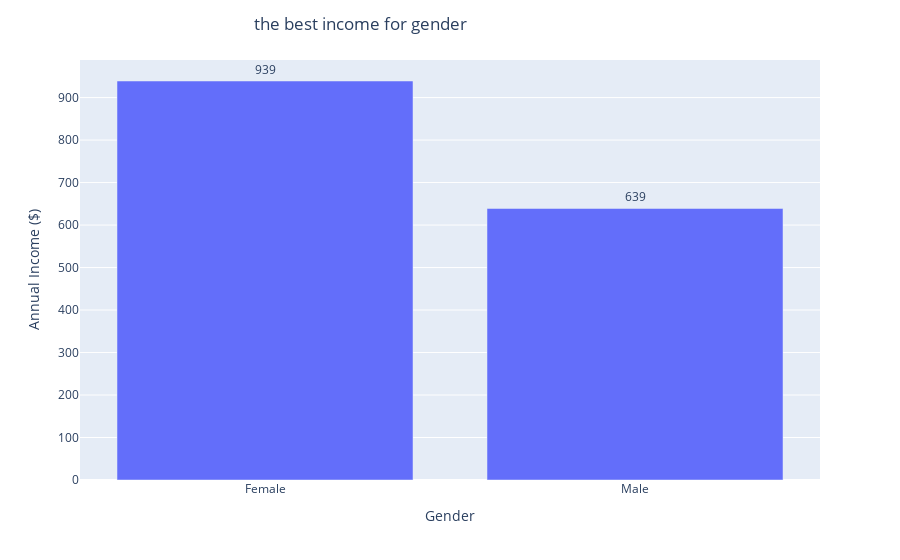

The cell this chart's notebook holds for it:
### Code cell
cat_g(gender_Annual,'Annual Income ($)' ,'the best income for gender')

### Figure 1 — Plotly figure (JSON) as saved in the notebook; plotly's stock layout.template omitted (floating-point values rounded to 4 significant figures)
{"data": [{"alignmentgroup": "True", "hovertemplate": "Gender=%{x}<br>Annual Income ($)=%{y}<extra></extra>", "legendgroup": "", "marker": {"color": "#636efa", "pattern": {"shape": ""}}, "name": "", "offsetgroup": "", "orientation": "v", "showlegend": false, "textfont": {"size": 12}, "textposition": "outside", "texttemplate": "%{y:0.3s}", "type": "bar", "x": ["Female", "Male"], "xaxis": "x", "y": [939, 639], "yaxis": "y"}], "layout": {"barmode": "relative", "legend": {"tracegroupgap": 0}, "margin": {"t": 60}, "title": {"text": "the best income for gender", "x": 0.4}, "xaxis": {"anchor": "y", "domain": [0, 1], "title": {"text": "Gender"}}, "yaxis": {"anchor": "x", "domain": [0, 1], "title": {"text": "Annual Income ($)"}}}}
